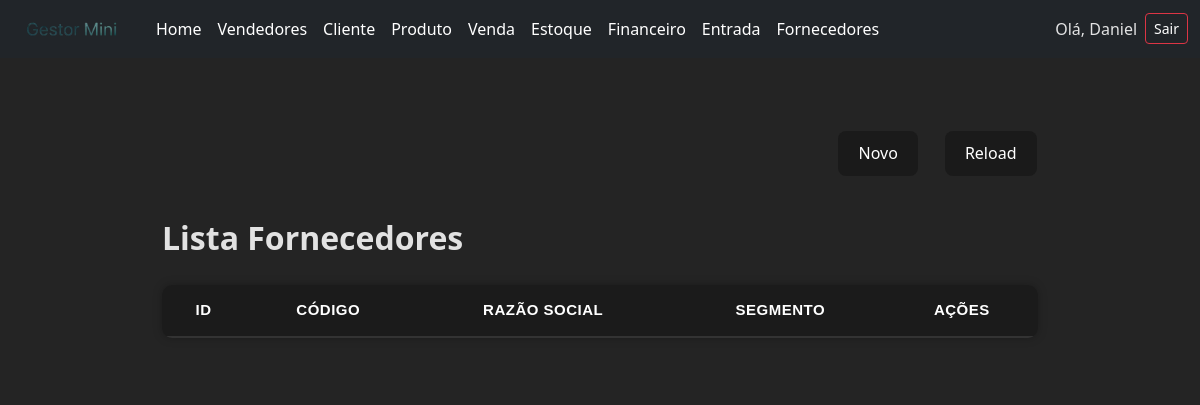
Before: /fornecedores/ (signed in) with the older database file.
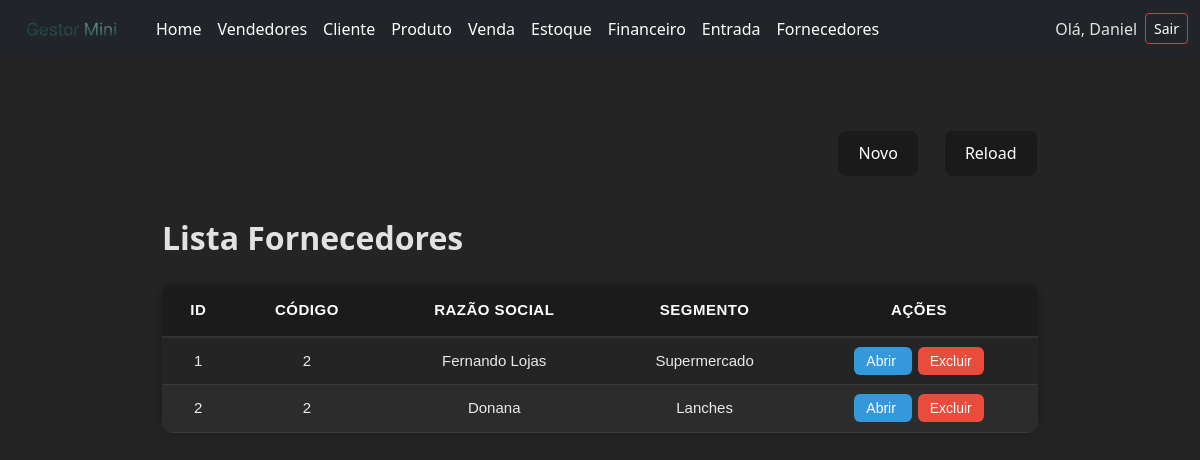
After: the same page with the newer database file.
### core/models.py (models this page shows, shortened)
class Fornecedor(models.Model):
    codigo = models.IntegerField()
    razaosocial = models.CharField(max_length=100)
    segmento = models.CharField(max_length=100)

### core/views.py (the view)
# urls.py: path('fornecedores/',views.fornecedorview,name='fornecedores'),
@login_required
def fornecedorview(request):
    fornecedores = Fornecedor.objects.all()
    return render(request,'modelos/fornecedores.html',{'fornecedores':fornecedores})

### core/templates/modelos/fornecedores.html (shortened to what this page needs)
<!DOCTYPE html>
<html lang="pt-br">
<head>
    {% load static %}
    <link rel="stylesheet" href="{% static 'clientes.css' %}">
</head>
<body>
    {% include 'components/navbar.html' %}
    <div class="divcentral">
        <div class="controlebuttons">
            <div class="buttonsalign">
                <button class="buttonp">
                    <a href="{% url 'cadastrofornecedor' %}">Novo</a>
                </button>
                <button class="buttonp">
                    <a href="{% url 'fornecedores' %}">Reload</a>
                </button>
            </div>
        </div>
        <div class="grid">
            <h2 class="boldtext">Lista Fornecedores</h2>
            <table class="tabela-vendedores">
                <thead>
                    <tr>
                        <th class="text-center">ID</th>
                        <th class="text-center">Código</th>
                        <th class="text-center">Razão Social</th>
                        <th class="text-center">Segmento</th>
                        <th class="text-center">Ações</th>
                    </tr>
                </thead>
                <tbody>
                    {% for f in fornecedores %}
                    <tr>
                        <td class="text-center">{{ f.id }}</td>
                        <td class="text-center">{{ f.codigo }}</td>
                        <td class="text-center">{{ f.razaosocial }}</td>
                        <td class="text-center">{{ f.segmento }}</td>
                        <td class=" text-center acoes">
                            <a href="{% url 'editarfornecedor' f.id %}" class="btn-detalhe">
                                Abrir
                            </a>
                            <a href="{% url 'removerfornecedor' f.id %}" class="btn-delete">
                                Excluir
                            </a>
                        </td>
                    </tr>
                    {% endfor %}
                </tbody>
            </table>
        </div>
    </div>
</body>
</html>

### core/templates/components/navbar.html (shortened to what this page needs)
<!DOCTYPE html>
<html lang="en">
<head>
    <link href="https://cdn.jsdelivr.net/npm/bootstrap@5.3.3/dist/css/bootstrap.min.css" rel="stylesheet">
    {% load static %}
    <link rel="stylesheet" href="{% static 'style.css'%}">
</head>
<body>
    <nav class="navbar navbar-expand-lg navbar-dark bg-dark">
  <div class="container-fluid">
    <a class="navbar-brand" href="{% url 'home' %}"><img class="img" src="{% static 'images/fraselogo.png' %}" alt=""></a>
    <div class="collapse navbar-collapse" id="navbarMenu">
      <ul class="navbar-nav me-auto mb-2 mb-lg-0">
        <li class="nav-item">
          <a class="nav-link active" href="{% url 'home' %}">Home</a>
        </li>
        <li class="nav-item">
          <a class="nav-link" href="{%url 'vendedores' %}">Vendedores</a>
        </li>
        <li class="nav-item">
          <a class="nav-link" href="{% url 'clientes' %}">Cliente</a>
        </li>
        <li class="nav-item">
          <a class="nav-link" href="{% url 'produtos' %}">Produto</a>
        </li>
        <li class="nav-item">
          <a class="nav-link" href="{% url 'vendas' %}">Venda</a>
        </li>
        <li class="nav-item">
          <a class="nav-link" href="{% url 'estoque' %}">Estoque</a>
        </li>
        <li class="nav-item">
          <a class="nav-link" href="{% url 'duplicatas' %}">Financeiro</a>
        </li>
        <li>
          <a class="nav-link" href="{% url 'entradas' %}">Entrada</a>
        </li>
        <li>
          <a class="nav-link" href="{% url 'fornecedores' %}">Fornecedores</a>
        </li>
      </ul>
      {% if user.is_authenticated %}
      <div class="d-flex align-items-center ms-auto mb-2 mb-lg-0">
          <small class="me-2 nav-link">Olá, {{ user.username }}</small>
          <a href="{% url 'logout' %}" class="btn btn-outline-danger btn-sm">Sair</a>
      </div>
      {% else %}
      <div class="d-flex">
        <a href="/login" class="btn btn-outline-light">Login</a>
      </div>
      {% endif %}
    </div>
  </div>
</nav>
</body>
</html>

### static/clientes.css (style rules this page uses)
* { margin: 0; padding: 0; box-sizing: border-box; }
:root { font-family: Inter, system-ui, Avenir, Helvetica, Arial, sans-serif; line-height: 1.5; font-weight: 400; color-scheme: light dark; color: rgba(255, 255, 255, 0.87) !important; background-color: #242424; -webkit-font-smoothing: antialiased; -moz-osx-font-smoothing: grayscale; }
body { color: rgba(255, 255, 255, 0.87) !important; background-color: #242424; }
a { font-weight: 500 !important; color: #ffffff !important; text-decoration: inherit !important; }
.buttonp, .checkbutton { border-radius: 8px; border: 1px solid transparent; padding: 0.6em 1.2em; font-size: 1em; font-weight: 500; cursor: pointer; transition: border-color 0.25s; }
.buttonp { background-color: #1a1a1a; }
.divcentral { height: 20em; padding-top: 30px; display: flex; align-items: center; flex-direction: column; justify-content: space-evenly; background-color: #242424; }
.controlebuttons { width: 75%; display: flex; justify-content: end; align-items: center; }
.buttonsalign { display: flex; width: 25%; justify-content: space-around; align-items: center; }
.grid { height: 40%; width: 73%; display: flex; flex-direction: column; justify-content: start; align-items: start; }
.tabela-vendedores { width: 100%; border-collapse: collapse; margin-top: 20px; font-family: Arial, sans-serif; font-size: 15px; background-color: #242424; border-radius: 10px; overflow: hidden; box-shadow: 0 0 10px rgba(0,0,0,0.25); }
.tabela-vendedores thead th { background-color: #1b1b1b !important; color: #ffffff; text-align: left; padding: 14px 16px; font-weight: 700; text-transform: uppercase; letter-spacing: 0.5px; border-bottom: 2px solid #333; }
.tabela-vendedores tbody tr:nth-child(even) { background-color: #2c2c2c; }
.tabela-vendedores tbody tr:nth-child(odd) { background-color: #242424; }
.tabela-vendedores th, .tabela-vendedores td { padding: 12px 14px; border-bottom: 1px solid #3a3a3a; color: #eaeaea; }
.btn-detalhe, .btn-delete { padding: 6px 12px; border-radius: 6px; font-size: 14px; text-decoration: none; transition: 0.2s; color: white; }
.btn-detalhe { background: #3498db; }
.btn-delete { background: #e74c3c; margin-left: 6px; }
.boldtext { font-weight: bold; }

### static/style.css (style rules this page uses)
.img { width: 120px; height: 30px; }

Changed rows visible on the page:
added Fornecedor: id "1", codigo "2", razaosocial "Fernando Lojas", segmento "Supermercado"
added Fornecedor: id "2", codigo "2", razaosocial "Donana", segmento "Lanches"
